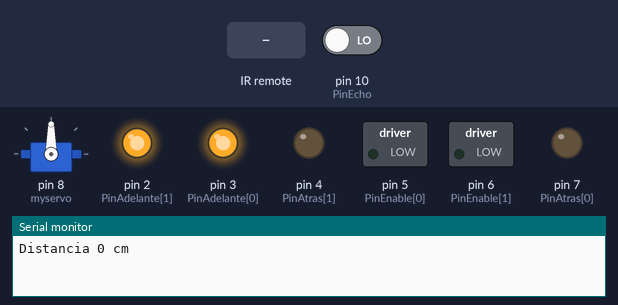
The sketch below on a simulated Arduino Uno, built with avr-gcc and run on an emulated ATmega328P. Parts: servo, switched loads named in the sketch (green lamp = pin HIGH), output pins drawn as LEDs (lit = HIGH), the last lines printed to the serial monitor. Dashed ring = blinking. Inputs (shaded band) come from the test bench; at power-on: pin 10 (PinEcho) LOW. Pins used as bus, display or sensor lines are not drawn.

Above: at 1.7 s.
1.8 s: infrared code 0x687CBC8 received
At 4.05 s:
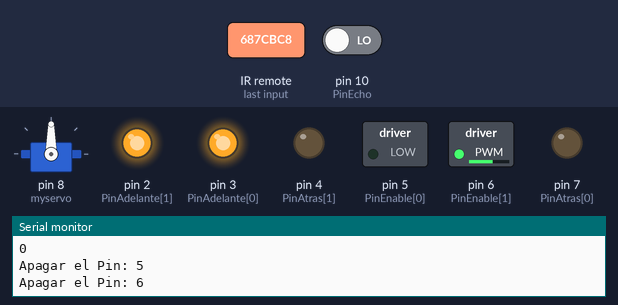
At 5.2 s:
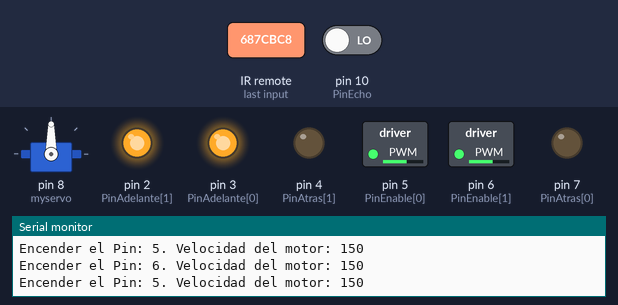
5.9 s: infrared code 0xFFFFCBF0 received
9.4 s: infrared code 0x687CBCC received
At 11.0 s:
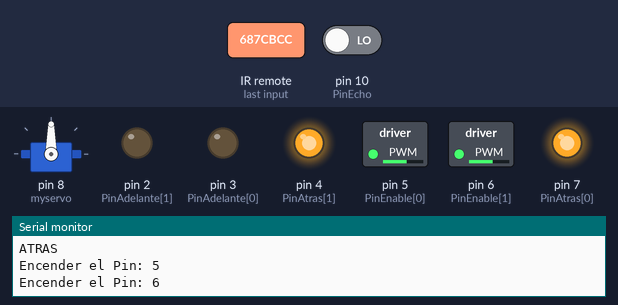
13.0 s: infrared code 0xFFFFCBE4 received
16.5 s: infrared code 0x687CBF8 received
20.0 s: infrared code 0x687CBEC received
At 21.0 s:
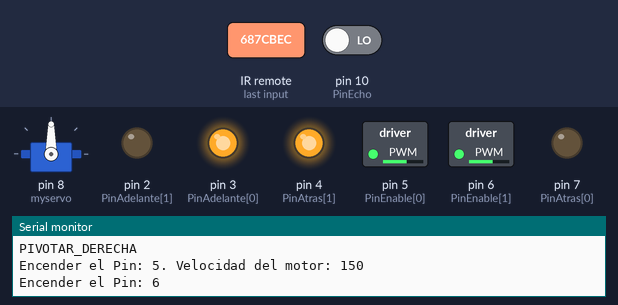
Timing chart, 0 to 24.5 s (numbered marks = the images above; inputs shaded):
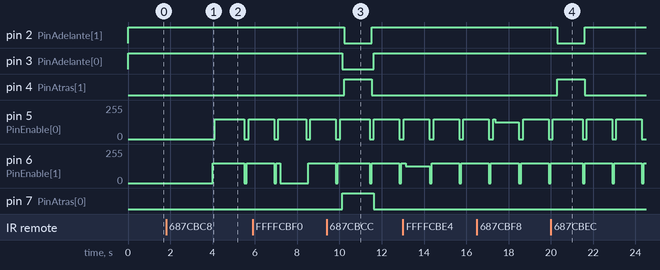

Measured:
- after the input at 1.8 s, pin 5 (PinEnable[0]): 0/255 → 150/255 after 2.3 s, → 0/255 1.4 s later, → 150/255 0.20 s later; pin 6 (PinEnable[1]): 0/255 → 150/255 after 2.2 s, → 0/255 1.5 s later, → 150/255 0.10 s later
- after the input at 9.4 s, pin 2 (PinAdelante[1]): HIGH → LOW after 0.83 s, → HIGH 1.3 s later; pin 3 (PinAdelante[0]): HIGH → LOW after 0.73 s, → HIGH 1.5 s later; pin 4 (PinAtras[1]): LOW → HIGH after 0.83 s, → LOW 1.3 s later; pin 7 (PinAtras[0]): LOW → HIGH after 0.73 s, → LOW 1.5 s later
- after the input at 20.0 s, pin 2 (PinAdelante[1]): HIGH → LOW after 0.30 s, → HIGH 1.3 s later; pin 4 (PinAtras[1]): LOW → HIGH after 0.30 s, → LOW 1.3 s later

The sketch:

Robot_v5.ino
```cpp
#include <IRremote.h>//Libreria para controlar el IR

//Variables para el control Remoto
int RECV_PIN = 11; // pin del receptro IR. Patillaje: Vout/GND/Vin. Poner resistencia de 10K entre patilla 1 y 3
IRrecv irrecv(RECV_PIN);//Instancia de receptor de IR
decode_results results;//Instancia de resultados de entrada IR
////////////////////////////////

//Variables para control de Motores
const int PinAdelante[2] = {3,2}; // connected to pin 7 on the H-bridge
const int PinAtras[2] = {7,4}; // connected to pin 2 on the H-bridge
const int PinEnable[2] = {5,6};   // connected to pin 1 on the H-bridge
int motorSpeed[2] = {150,150}; // speed of the motor
int motorDirection[2] = {1,1}; // current direction of the motor
//Esto es una prueba a ver si funciona


// create some variables to hold values from your inputs
int onOffSwitchState = 0;  // current state of the On/Off switch
int previousOnOffSwitchState = 0; // previous position of the on/off switch
int directionSwitchState = 0;  // current state of the direction switch
int previousDirectionSwitchState = 0;  // previous state of the direction switch

///int motorEnabled = 0; // Turns the motor on/off

//prueba para el control ultrasonido

bool ControlActive = false;


void setup()
{
  Serial.begin(9600);
  InitIR();
  InitMotors();
  InitServo();
  InitUltraSound();
}

void loop() {

  RecibirIR();
  ControlByUltraSound();
  // int PruebaDistancia;
  // PruebaDistancia=MeasureDistance();
  // int DistanciaMedida;
  // DistanciaMedida = MeasureDistance();
  // Serial.print(DistanciaMedida);
  // Serial.println(" cm a obstaculo");
}
```

GestionMotores.ino
```cpp
void InitMotors() {
  for (int i = 0; i < 2; i++) {

    //Set digital I/O
    pinMode(PinAdelante[i], OUTPUT);
    pinMode(PinAtras[i], OUTPUT);
    pinMode(PinEnable[i], OUTPUT);

    // pull the enable pin LOW to start
    digitalWrite(PinEnable[i], LOW);
    changeMotorDir(i);
  }
}

void changeMotorDir(byte NumeroMotor) {
  if (motorDirection[NumeroMotor] == 1) {
    digitalWrite(PinAdelante[NumeroMotor], HIGH);
    digitalWrite(PinAtras[NumeroMotor], LOW);
  }
  else {
    digitalWrite(PinAdelante[NumeroMotor], LOW);
    digitalWrite(PinAtras[NumeroMotor], HIGH);
  }
}

void MotorAdelante (byte NumeroMotor) {
  motorDirection[NumeroMotor] = 1;
  changeMotorDir(NumeroMotor);
  //digitalWrite (PinEnable[NumeroMotor], HIGH);
 // analogWrite (PinEnable[NumeroMotor], 150);
 analogWrite(PinEnable[NumeroMotor], motorSpeed[NumeroMotor]);
 delay(100);
 Serial.print ("Encender el Pin: ");
 Serial.print(PinEnable[NumeroMotor]);
 Serial.print(". Velocidad del motor: ");
 Serial.println(motorSpeed[NumeroMotor]);
}
void MotorAdelante_dig (byte NumeroMotor) {
  motorDirection[NumeroMotor] = 1;
  changeMotorDir(NumeroMotor);
  digitalWrite (PinEnable[NumeroMotor], HIGH);
  //analogWrite (PinEnable[NumeroMotor], 150);
  delay(100);
  Serial.print ("Encender el Pin: ");
  Serial.println(PinEnable[NumeroMotor]);
}

void PararMotor (byte NumeroMotor) {

  digitalWrite (PinEnable[NumeroMotor], LOW);
  Serial.print ("Apagar el Pin: ");
  Serial.println(PinEnable[NumeroMotor]);
}

void MotorAtras (byte NumeroMotor) {
  motorDirection[NumeroMotor] = 0;
  changeMotorDir(NumeroMotor);
  //digitalWrite (PinEnable[NumeroMotor], HIGH);
  //analogWrite (PinEnable[NumeroMotor], 50);
  analogWrite(PinEnable[NumeroMotor], motorSpeed[NumeroMotor]);
  delay(100);
  Serial.print ("Encender el Pin: ");
  Serial.println(PinEnable[NumeroMotor]);
}

void AcelerarMotor (byte NumeroMotor) {
  if (motorSpeed[NumeroMotor] < 250) {
    motorSpeed[NumeroMotor] += 25;
    analogWrite(PinEnable[NumeroMotor], motorSpeed[NumeroMotor]);
    Serial.print ("Motor ");
    Serial.print(NumeroMotor);
    Serial.print (" acelerado. Velocidad: ");
    Serial.println(motorSpeed[NumeroMotor]);
  }
}

void FrenarMotor (byte NumeroMotor) {
  if (motorSpeed[NumeroMotor] >0) {
    motorSpeed[NumeroMotor] -= 25;
    analogWrite(PinEnable[NumeroMotor], motorSpeed[NumeroMotor]);

    Serial.print ("Motor ");
    Serial.print(NumeroMotor);
    Serial.print (" frenado. Velocidad: ");
    Serial.println(motorSpeed[NumeroMotor]);
  }
}


void AvanzarMotorDerecho() {
  MotorAdelante(1);
}
void PararMotorDerecho() {
  PararMotor(1);
}
void RetrocederMotorDerecho() {
  MotorAtras(1);
}
void AcelerarMotorDerecho() {
  AcelerarMotor(1);
}
void FrenarMotorDerecho() {
  FrenarMotor(1);
}

void AvanzarMotorIzquierdo() {
  MotorAdelante(0);
}
void PararMotorIzquierdo() {
  PararMotor(0);
}
void RetrocederMotorIzquierdo() {
  MotorAtras(0);
}
void AcelerarMotorIzquierdo() {
  AcelerarMotor(0);
}
void FrenarMotorIzquierdo() {
  FrenarMotor(0);
}

void MoverMotores(int ValorMotor1, int ValorMotor2) {
  ChangeMotorDir2(1, ValorMotor1);
  ChangeMotorDir2(2, ValorMotor2);
}

void IgualarMotoresAdelante(){
  int NuevaVelocidad=max(motorSpeed[0],motorSpeed[1]);
  motorSpeed[0]=NuevaVelocidad;
  motorSpeed[1]=NuevaVelocidad;
  AvanzarMotorDerecho();
  AvanzarMotorIzquierdo();
}
void ChangeMotorDir2 (byte NumeroMotor, int ValorVelocidad) {
  if (ValorVelocidad >= 0) {
    digitalWrite(PinAdelante[NumeroMotor], HIGH);
    digitalWrite(PinAtras[NumeroMotor], LOW);
  }
  else {
    digitalWrite(PinAdelante[NumeroMotor], LOW);
    digitalWrite(PinAtras[NumeroMotor], HIGH);
  }


}

void PararMotores(){

  PararMotorIzquierdo();
  PararMotorDerecho();


}

void PivotarDerecha(){
  AvanzarMotorIzquierdo();
  RetrocederMotorDerecho();
}

void PivotarIzquierda(){
  AvanzarMotorDerecho();
  RetrocederMotorIzquierdo();
}
```

GestionServo.ino
```cpp
/*
 Controlling a servo position using a potentiometer (variable resistor)
 by Michal Rinott <http://people.interaction-ivrea.it/m.rinott>

 modified on 8 Nov 2013
 by Scott Fitzgerald
 http://arduino.cc/en/Tutorial/Knob
*/

#include <Servo.h>

Servo myservo;  // create servo object to control a servo


void InitServo()
{
  myservo.attach(8);  // attaches the servo on pin 9 to the servo object

      myservo.write(90);                  // sets the servo position according to the scaled value
  delay(500);
}

void RotateServo(int value){
myservo.write(value);
Serial.print("Girado a ");
Serial.println(value);
delay(500);
}
```

GestionUltrasonido.ino
```cpp
long distancia;
long tiempo;


const int pinTrigger = 9;
const int PinEcho = 10;
int RotateTime = 500;
void InitUltraSound() {

	pinMode(pinTrigger, OUTPUT); /*activación del pin 9 como salida: para el pulso ultrasónico*/
	pinMode(PinEcho, INPUT); /*activación del pin 8 como entrada: tiempo del rebote del ultrasonido*/
}


void ActivateUltraSoundControl(){

	delay(100);
	ControlActive=true;
	ControlByUltraSound();
}


void deActivateUltraSoundControl(){

	delay(100);
	ControlActive=false;

}
long MeasureDistance (){
	int MyDistance;
	digitalWrite(pinTrigger, LOW); /* Por cuestión de estabilización del sensor*/
	delayMicroseconds(5);
	digitalWrite(pinTrigger, HIGH); /* envío del pulso ultrasónico*/
	delayMicroseconds(10);
	tiempo = pulseIn(PinEcho, HIGH); /* Función para medir la longitud del pulso entrante. Mide el tiempo que transcurrido entre el envío
del pulso ultrasónico y cuando el sensor recibe el rebote, es decir: desde que el pin 12 empieza a recibir el rebote, HIGH, hasta que
deja de hacerlo, LOW, la longitud del pulso entrante*/
MyDistance = int(0.017 * tiempo); /*fórmula para calcular la distancia obteniendo un valor entero*/
MyDistance = int(0.021 * tiempo); /*fórmula para calcular la distancia obteniendo un valor entero*/

Serial.print("Distancia ");
Serial.print(MyDistance);
Serial.println(" cm");
delay (100);
return MyDistance;


}


void ControlByUltraSound() {

	distancia= MeasureDistance();
	/*Monitorización en centímetros por el monitor serial*/
	if (distancia < 35 && ControlActive==true) {
		int distanciaCentro =distancia;
		int distanciaDerecha;
		int distanciaIzquierda;
		int distanciaMaxima;
		Serial.println("objeto muy cercano");
		Serial.println(distancia);
		PararMotores();
		delay(100);

		while (distanciaCentro!= distanciaMaxima){
			RotateServo(45);

			distanciaIzquierda= MeasureDistance();
			RotateServo(135);
			distanciaDerecha= MeasureDistance();

			RotateServo(90);

			distanciaMaxima=max(distanciaIzquierda,distanciaDerecha);
			if (distanciaIzquierda==distanciaMaxima){
				PivotarIzquierda();
			}
			else{
				PivotarDerecha();
			}
			delay (RotateTime);
			PararMotores();

			distanciaCentro=MeasureDistance();
			distanciaMaxima= max (distanciaMaxima,distanciaCentro);
		}

		IgualarMotoresAdelante();


		ControlActive=true;
	}
}
```

InfraRED.ino
```cpp
int Resultado;
int PruebaAutocompletion;
void InitIR()
{
	irrecv.enableIRIn(); // Start the receiver
}

void RecibirIR() {
	if (irrecv.decode(&results)) {
		//Serial.println(results.value, HEX);
		Resultado = results.value;

		irrecv.resume(); // Receive the next value

		switch (Resultado) {

		case 0xFFFFCBF0:
			//Boton 1 Avanza solo el motor de la izquierda
			Serial.println("MOTOR_IZQUIERDA");
			PararMotorDerecho();
			AvanzarMotorIzquierdo();
			break;
		case 0xFFFFCBE8:
			//Boton 3 Avanza solo el motor de la derecha
			Serial.println("MOTOR_DERECHA");
			PararMotorIzquierdo();
			AvanzarMotorDerecho();
			break;

		case 0x687CBC8:
			//Boton 2 Avanzan los dos motores a la misma velocidad
			Serial.println("ADELANTE");

			ActivateUltraSoundControl();


			IgualarMotoresAdelante();

			break;

		case 0x687CBCC:
			//Boton 8 Retroceden los dos motores a la misma velocidad
			Serial.println("ATRAS");
			RetrocederMotorIzquierdo();
			RetrocederMotorDerecho();
			break;

		case 0x687CBC4:
			//Boton 5 Parar los dos motores
			Serial.println("PARAR");
			deActivateUltraSoundControl();
			PararMotores();
			break;

		case 0xFFFFCBE4:
			//Boton 6 Frenamos el motor derecho para girar a la derecha
			Serial.println("DERECHA");
			FrenarMotorDerecho();
			break;
		case 0x687CBF8:
			//Boton 4 Frenamos el motor izquierdo para girar a la izquierda
			Serial.println("IZQUIERDA");
			FrenarMotorIzquierdo();
			break;

		case 0x687CBEC:
			//Boton 9 Avanzamos el motor izquierdo y retrocedemos el derecho para que gire sobre sí mismo hacia la derecha
			Serial.println("PIVOTAR_DERECHA");
			PivotarDerecha();
			break;
		case 0x687CBF4:
			//Boton 7 Avanzamos el motor derecho y retrocedemos el izquierdo para que gire sobre sí mismo hacia la izquierda
			Serial.println("PIVOTAR_IZQUIERDA");
			PivotarIzquierda();
			break;
		case 0x687CBCA:
			Serial.println("VEL +");
			AcelerarMotorDerecho();
			AcelerarMotorIzquierdo();
			break;
		case 0x687CBFA:
			Serial.println("VEL -");
			FrenarMotorDerecho();
			FrenarMotorIzquierdo();
			break;
		default:
			Serial.println(Resultado, HEX);
			// if nothing else matches, do the default
			// default is optional
		}

	}
}
```
